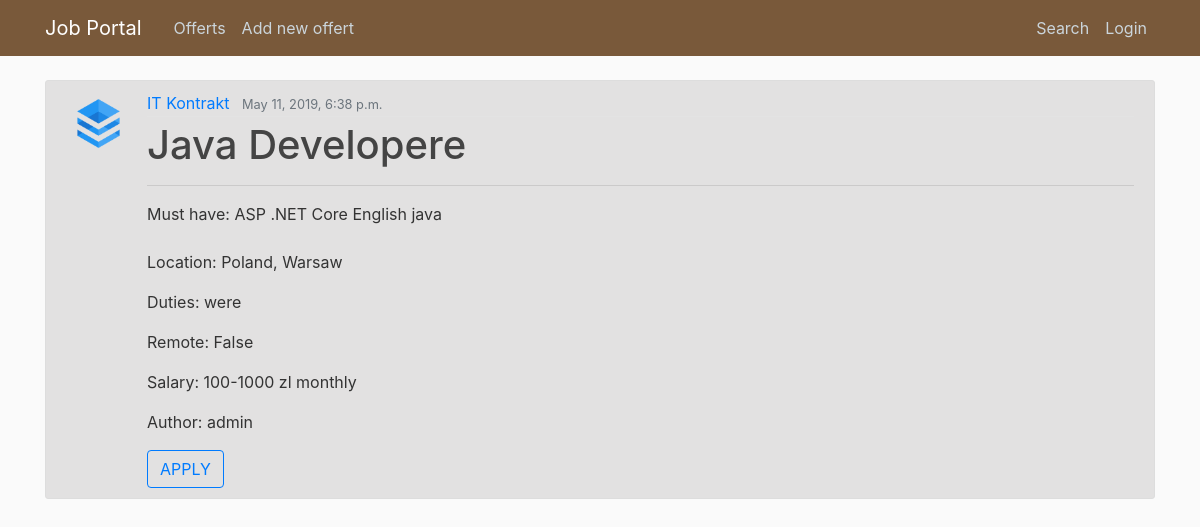
The page /offerts/details/1/ on the database its author committed.
### offerts/models.py (models this page shows, shortened)
class Offert(models.Model):
    author = models.ForeignKey(User, on_delete=models.CASCADE)
    position = models.CharField(max_length = 100)
    agency = models.ForeignKey(Agency, on_delete=models.CASCADE)
    remote = models.BooleanField(default=False)
    sal_types = (
        ('H', 'per hour'),
        ('M', 'monthly'),
    )
    salary_type = models.CharField(
        max_length=1,
        choices=sal_types,
        default='M',
    )
    min_salary = models.IntegerField(default=0)
    max_salary = models.IntegerField(default=0)
    publication_date = models.DateTimeField(auto_now_add = True)
    expiration_date = models.DateField(null=True, default=None)
    must_have = models.ManyToManyField('Tag')
    nice_to_have = models.CharField(max_length = 1000)
    duties = models.CharField(max_length = 1000)
    benefits = models.CharField(max_length = 1000)
    about = models.TextField(null=True)

class Agency(models.Model):
    company = models.ForeignKey(Company, on_delete=models.CASCADE)
    country = models.CharField(max_length = 100)
    location = models.CharField(max_length = 100)
    address = models.CharField(max_length = 200)
    weppage = models.URLField(null=True)
    email = models.EmailField()
    phone = models.CharField(max_length=15)
    class Meta:
        verbose_name_plural = "Agencies"

class Company(models.Model):
    name = models.CharField(max_length = 200, unique=True)
    logo = models.ImageField(upload_to = "logos/", null=True, default=None)
    webpage = models.URLField(null=True)
    about = models.CharField(max_length = 1000)
    class Meta:
        verbose_name_plural = "Companies"

class Tag(models.Model):
    name = models.CharField(max_length = 50)
    def __str__(self):
        return self.name

### offerts/views.py (the view)
# urls.py: path('details/<int:pk>/', OffertDetailView.as_view(), name = 'offertDetails'),
class OffertDetailView(DetailView):
    model = Offert
    template_name = 'offerts/detailsOffert.html'
    context_object_name = 'offert'

### offerts/templates/offerts/detailsOffert.html (shortened to what this page needs)
{% extends 'base.html' %}
{% load static %}
  {% block body %}
    <article class="media content-section">
    <img class="article-img" src="{{offert.agency.company.logo.url}}" alt="logo">
        <div class="media-body">
            <div class="article-metadata">
              <a class="mr-2" href='#'>{{ offert.agency.company.name }}</a>
              <small class="text-muted">{{offert.publication_date}}</small>
            </div>
            <h1><a class="article-title">{{ offert.position }}</a></h1>
            <hr>
            Must have:
              {% for tag in offert.must_have.all %}
                {{tag}}
              {% endfor %} <br/>
            <p class="article-content"><br>Location: {{ offert.agency.country }}, {{offert.agency.location }}</p>
            <p class="article-content">Duties: {{offert.duties}}</p>
            <p class="article-content">Remote: {{offert.remote}}</p>
            <p class="article-content">Salary: {{offert.min_salary}}-{{offert.max_salary}} zl  {{ offert.get_salary_type_display }}</p>
            <p class="article-content">Author: {{offert.author}} </p>
            <a href="{% url 'offerts:apply' offert.id %}"><button type="button" class="btn btn-outline-primary">APPLY</button></a>
    </article>
  {% endblock %}

### offerts/static/main.css (style rules this page uses)
body { background: #fafafa; color: #333333; margin-top: 5rem; }
h1, h2, h3, h4, h5, h6 { color: #444444; }
.content-section { background: #e2e1e1; padding: 10px 20px; border: 1px solid #dddddd; border-radius: 3px; margin-bottom: 20px; }
.article-title { color: #444444; }
.article-content { white-space: pre-line; }
.article-img { height: 65px; width: 65px; margin-right: 16px; }
.article-metadata { padding-bottom: 1px; margin-bottom: 4px; border-bottom: 1px solid #e3e3e3 }

### rows shown on the page
Offert: agency.company.logo (picture), agency.company.name "IT Kontrakt", publication_date "May 11, 2019, 6:38 p.m.", position "Java Developere", agency.country "Poland", agency.location "Warsaw", duties "were", remote "False", min_salary "100", max_salary "1000", salary_type "monthly", author "admin"
Tag: name "ASP .NET Core"
Tag: name "English"
Tag: name "java"
